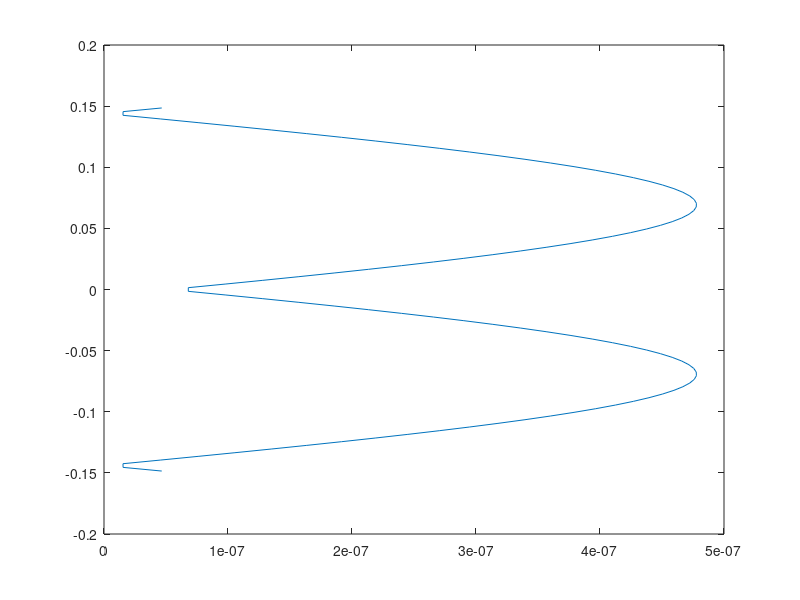

Reproduce this figure in MATLAB.
clear; close all; clc;

Epsilon_Zero = 8.854 * 10^-12;
Mu_Zero = 4*pi * 10^-7;
N_Zero = sqrt(Mu_Zero / Epsilon_Zero);
C = 3 * 10^8;

Frequency = 1 * 10^9;

Lambda = C / Frequency;
B_Zero = 2*pi / Lambda;

Vg = 1;

Antenna_Lambda = 1;

Length = Antenna_Lambda * Lambda;
Wire_Radius = 0.0001 * Lambda;

Section_Count = 100;

Section_Length = Length / Section_Count;

Z = zeros(1, Section_Count);

for Idx = 1:1:Section_Count
    Z(1, Idx) = (-Length / 2) + (Section_Length / 2) + (Idx - 1) * Section_Length;
end

Z(Section_Count + 1) = (Length/2) - 2 * Section_Length;

R_Distance_Matrix = zeros(Section_Count + 1, Section_Count + 1);
A = zeros(Section_Count + 1, Section_Count + 1);

for R_X = 1:1:Section_Count+1
    for R_Y = 1:1:Section_Count+1
        R_Distance_Matrix(R_X, R_Y) = sqrt(Wire_Radius^2 + (Z(R_Y) - Z(R_X))^2);
    end
end

for R_X = 1:1:Section_Count+1
    
    for R_Y = 1:1:Section_Count
        A(R_X, R_Y) = exp(-1i * B_Zero * R_Distance_Matrix(R_X, R_Y)) / R_Distance_Matrix(R_X, R_Y);
    end

    A(R_X, R_Y + 1) = cos(B_Zero * Z(R_X));

end

B = transpose(-1i*Vg/(2*N_Zero)*sin(B_Zero*abs(Z)));
A = A/(4*pi);

X = A\B;

% V = IR -> R = V / I
% Change current to only the center current
Impedance = Vg/X(floor(length(A)/2))

plot(abs(X(1:Section_Count)),Z(1:Section_Count))

